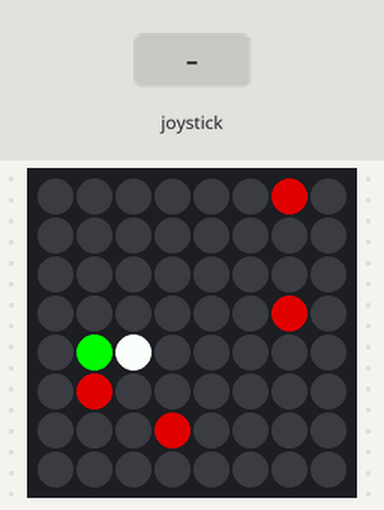
Bench run of a program on a simulated Raspberry Pi (BCM pin numbers) with a Sense HAT. Shown: the Sense HAT's 8×8 RGB LED matrix. The inputs (shaded band) are chosen by the test bench. Random numbers come from a fixed seed; the 64×8 strip is a reading aid, not a part: it shows the text the matrix is scrolling, unrolled, one strip-width of it at a time.

Above: at 1.3 s.
1.4 s: joystick pushed left
At 1.55 s:
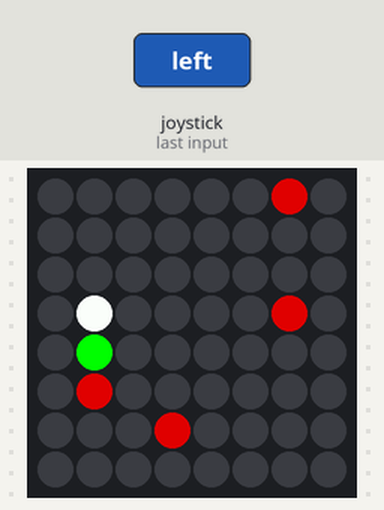
3.4 s: joystick pushed up
At 3.5 s:
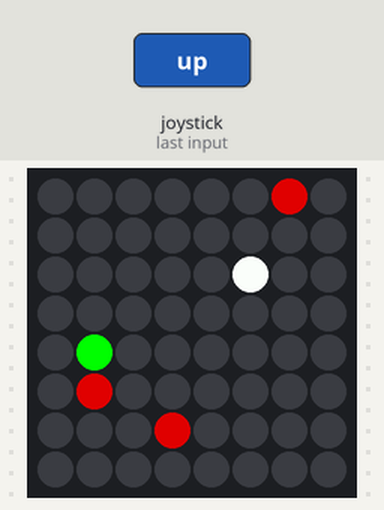
5.3 s: joystick pushed right
At 5.46 s:
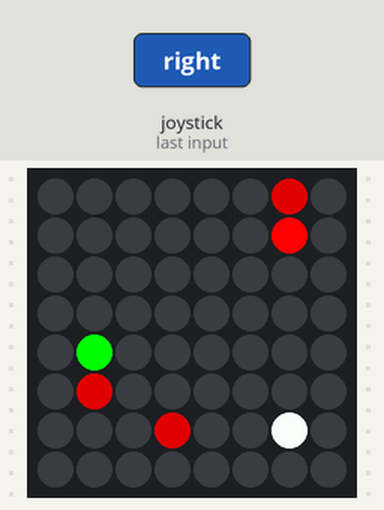
7.3 s: joystick pushed down
At 7.41 s:
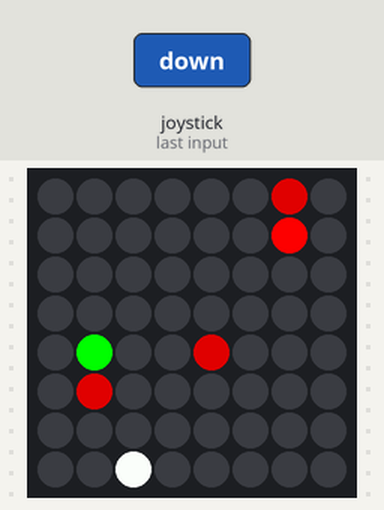
9.2 s: joystick clicked
At 9.59 s:
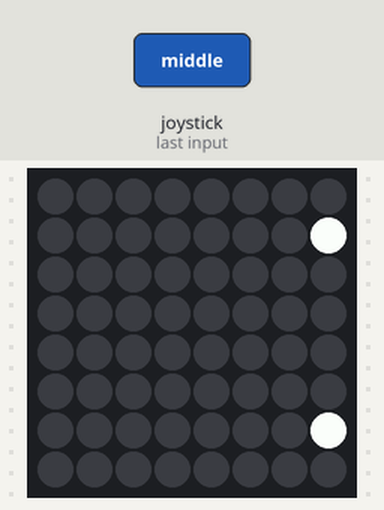

The program:

slugi.py
```python
from sense_hat import SenseHat
from time import sleep
from random import randint

sense = SenseHat()

# Variables ---------------------------
w = (255,255,255)
r = (255,0,0)
b = (0,0,255)
g = (0,255,0)
p = (255,0,255)
t = (0,255,255)
o = (160,82,45)
b = (165,42,42)
slug = [[2,4]]
trail = [[1,4],[1,4],[1,4],[1,4]]
direction = "up"
blank = (0,0,0)
vegan=[]
score = 0
pause = 0.15
dead = True
breed = 0
lastmove = "up"

# Functions ---------------------------
def draw_slug():
    for i in slug:
        sense.set_pixel(i[0],i[1],w)
def move():
    global score
    global pause
    global dead
    global direction
    global lastmove
    remove = True


    while True:
        if dead == True:
            last = slug[-1]
            first = slug[0]
            next = list(last)

            if direction == "middle":
                if lastmove == "right":
                    lastmove = "right"
                    if last[0] + 1 == 8:
                        next[0] = 0
                    else:
                        next[0] = last[0] + 1
                elif lastmove == "left":
                    lastmove = "left"
                    if last[0] - 1 == -1:
                        next[0] = 7
                    else:
                        next[0] = last[0] - 1
                elif lastmove == "down":
                    lastmove = "down"
                    if last[1] + 1 == 8:
                        next[1] = 0
                    else:
                        next[1] = last[1] + 1
                elif lastmove == "up":
                    lastmove = "up"
                    if last[1] - 1 == -1:
                        next[1] = 7
                    else:
                        next[1] = last[1] - 1
            elif direction == "right":
                lastmove = "right"
                if last[0] + 1 == 8:
                    next[0] = 0
                else:
                    next[0] = last[0] + 1
            elif direction == "left":
                lastmove = "left"
                if last[0] - 1 == -1:

                    next[0] = 7
                else:
                    next[0] = last[0] - 1
            elif direction == "down":
                lastmove = "down"
                if last[1] + 1 == 8:
                    next[1] = 0
                else:
                    next[1] = last[1] + 1
            elif direction == "up":
                lastmove = "up"
                if last[1] - 1 == -1:
                    next[1] = 7
                else:
                    next[1] = last[1] - 1

            if next in slug:
                dead = False
            slug.append(next)
            sense.set_pixel(next[0], next[1], w)
            if remove == True:
                sense.set_pixel(first[0], first[1], blank)
                slug.remove(first)
            draw_slug()


            if [next[0],next[1]] in vegan:
                vegan.remove([next[0],next[1]])
                score = score + 1
                if score % 5 == 0:
                    remove = False
                elif score % 10 == 0:
                    if pause >= 0.10:
                        pause = pause - 0.01
            else:
                remove = True
            sleep(pause)
            if len(vegan) < 5:
                make_veg()
        else:
            sense.show_message(str(score) + " points")
        lastmove = direction
def joystick_moved(event):
    global direction
    direction = event.direction
def make_veg():
    global breed
    breed = randint(0,6)
    if randint(1,10) / 10 > 7/10:
        x = randint(0,7)
        y = randint(0,7)
        food = [x,y]
        if food in slug or vegan:
            if len(vegan) < 5:
                x = randint(0,7)
                y = randint(0,7)
        if breed == 0:
            sense.set_pixel(x,y,b)
        elif breed == 1:
            sense.set_pixel(x,y,g)
        elif breed == 2:
            sense.set_pixel(x,y,p)
        elif breed == 3:
            sense.set_pixel(x,y,t)
        elif breed == 4:
            sense.set_pixel(x,y,o)
        elif breed == 5:
            sense.set_pixel(x,y,b)
        else:
            sense.set_pixel(x,y,r)
        vegan.append([x,y])

# Main program ------------------------
sense.clear()
draw_slug
sleep(0.1)
sense.stick.direction_any = joystick_moved
move()
```
